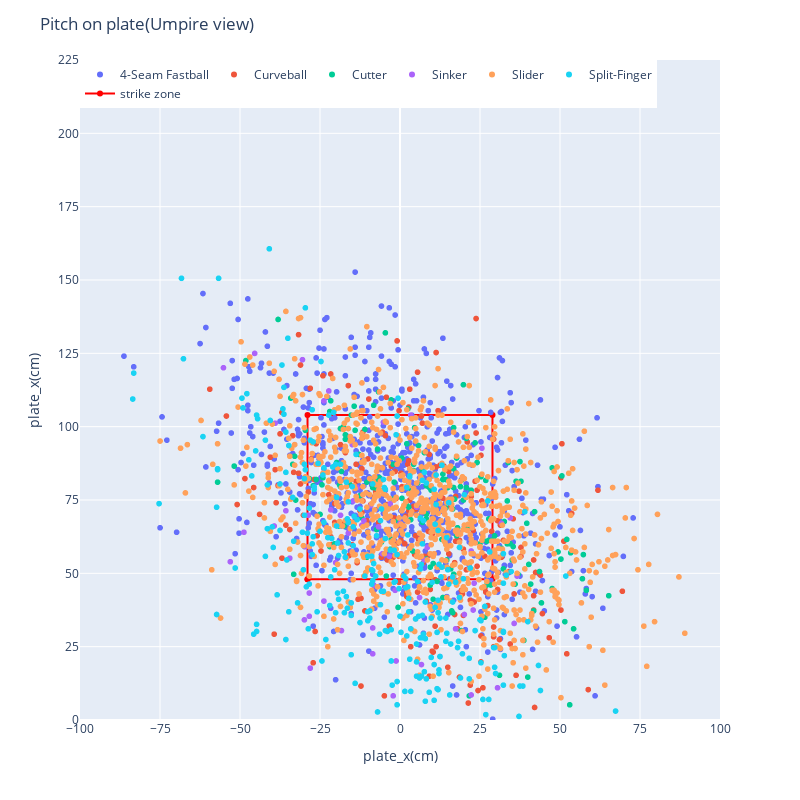

The notebook cell saved with this chart:
### Code cell
# 早速可視化してみる

_fig = plate(df)
_fig.show()

### Figure 1 — Plotly figure (JSON) as saved in the notebook; plotly's stock layout.template omitted (floating-point values rounded to 4 significant figures; data arrays with more than 128 entries replaced by an {"elided": "..."} marker saying what was removed)
{"data": [{"customdata": {"elided": "709x10 mixed values"}, "hovertemplate": "<b>%{hovertext}</b><br><br>pitch_name=%{customdata[4]}<br>plate_x_cm=%{x}<br>plate_z_cm=%{y}<br>game_date=%{customdata[0]}<br>batter_name=%{customdata[1]}<br>pitcher_name=%{customdata[2]}<br>effective_speed_kh=%{customdata[3]}<br>hit_distance_sc_m=%{customdata[5]}<br>launch_speed_kh=%{customdata[6]}<br>launch_angle=%{customdata[7]}<br>des=%{customdata[8]}<br>description=%{customdata[9]}<extra></extra>", "hovertext": {"elided": "709 str values"}, "legendgroup": "4-Seam Fastball", "marker": {"color": "#636efa", "symbol": "circle"}, "mode": "markers", "name": "4-Seam Fastball", "showlegend": true, "type": "scattergl", "x": {"elided": "709 float values"}, "xaxis": "x", "y": {"elided": "709 float values"}, "yaxis": "y"}, {"customdata": {"elided": "216x10 mixed values"}, "hovertemplate": "<b>%{hovertext}</b><br><br>pitch_name=%{customdata[4]}<br>plate_x_cm=%{x}<br>plate_z_cm=%{y}<br>game_date=%{customdata[0]}<br>batter_name=%{customdata[1]}<br>pitcher_name=%{customdata[2]}<br>effective_speed_kh=%{customdata[3]}<br>hit_distance_sc_m=%{customdata[5]}<br>launch_speed_kh=%{customdata[6]}<br>launch_angle=%{customdata[7]}<br>des=%{customdata[8]}<br>description=%{customdata[9]}<extra></extra>", "hovertext": {"elided": "216 str values"}, "legendgroup": "Curveball", "marker": {"color": "#EF553B", "symbol": "circle"}, "mode": "markers", "name": "Curveball", "showlegend": true, "type": "scattergl", "x": {"elided": "216 float values"}, "xaxis": "x", "y": {"elided": "216 float values"}, "yaxis": "y"}, {"customdata": {"elided": "177x10 mixed values"}, "hovertemplate": "<b>%{hovertext}</b><br><br>pitch_name=%{customdata[4]}<br>plate_x_cm=%{x}<br>plate_z_cm=%{y}<br>game_date=%{customdata[0]}<br>batter_name=%{customdata[1]}<br>pitcher_name=%{customdata[2]}<br>effective_speed_kh=%{customdata[3]}<br>hit_distance_sc_m=%{customdata[5]}<br>launch_speed_kh=%{customdata[6]}<br>launch_angle=%{customdata[7]}<br>des=%{customdata[8]}<br>description=%{customdata[9]}<extra></extra>", "hovertext": {"elided": "177 str values"}, "legendgroup": "Cutter", "marker": {"color": "#00cc96", "symbol": "circle"}, "mode": "markers", "name": "Cutter", "showlegend": true, "type": "scattergl", "x": {"elided": "177 float values"}, "xaxis": "x", "y": {"elided": "177 float values"}, "yaxis": "y"}, {"customdata": {"elided": "60x10 mixed values"}, "hovertemplate": "<b>%{hovertext}</b><br><br>pitch_name=%{customdata[4]}<br>plate_x_cm=%{x}<br>plate_z_cm=%{y}<br>game_date=%{customdata[0]}<br>batter_name=%{customdata[1]}<br>pitcher_name=%{customdata[2]}<br>effective_speed_kh=%{customdata[3]}<br>hit_distance_sc_m=%{customdata[5]}<br>launch_speed_kh=%{customdata[6]}<br>launch_angle=%{customdata[7]}<br>des=%{customdata[8]}<br>description=%{customdata[9]}<extra></extra>", "hovertext": ["Sinker", "Sinker", "Sinker", "Sinker", "Sinker", "Sinker", "Sinker", "Sinker", "Sinker", "Sinker", "Sinker", "Sinker", "Sinker", "Sinker", "Sinker", "Sinker", "Sinker", "Sinker", "Sinker", "Sinker", "Sinker", "Sinker", "Sinker", "Sinker", "Sinker", "Sinker", "Sinker", "Sinker", "Sinker", "Sinker", "Sinker", "Sinker", "Sinker", "Sinker", "Sinker", "Sinker", "Sinker", "Sinker", "Sinker", "Sinker", "Sinker", "Sinker", "Sinker", "Sinker", "Sinker", "Sinker", "Sinker", "Sinker", "Sinker", "Sinker", "Sinker", "Sinker", "Sinker", "Sinker", "Sinker", "Sinker", "Sinker", "Sinker", "Sinker", "Sinker"], "legendgroup": "Sinker", "marker": {"color": "#ab63fa", "symbol": "circle"}, "mode": "markers", "name": "Sinker", "showlegend": true, "type": "scattergl", "x": [-34.44, 3.35, -18.29, -11.28, -18.59, -14.94, -45.42, -28.35, -22.25, -3.05, -8.53, 17.37, -5.18, -35.66, -55.17, 35.66, 5.18, 6.71, -23.77, -39.01, -20.12, 22.25, -21.64, -11.89, -2.13, 20.12, 22.86, -29.57, -53.04, 30.48, -28.35, -39.32, -14.63, -48.77, 8.53, -23.77, 0, 31.7, 2.74, 22.25, -28.65, -3.35, -9.14, 7.62, -8.23, -5.49, -8.53, -13.41, -1.22, -6.71, -1.52, -29.87, -28.04, -30.48, 34.44, 23.16, 25.6, 6.1, -16.15, 36.58], "xaxis": "x", "y": [55.17, 103.9, 30.48, 67.97, 69.8, 93.88, 125.0, 35.36, 112.2, 73.76, 22.56, 31.09, 101.5, 71.32, 120.1, 32.92, 72.54, 18.9, 108.8, 101.2, 53.64, 8.53, 71.63, 66.45, 8.23, 35.97, 37.49, 59.13, 53.95, 10.97, 43.28, 66.14, 74.68, 64.01, 58.83, 40.54, 67.06, 67.06, 80.47, 57.61, 69.8, 55.78, 73.15, 54.56, 46.02, 56.69, 31.39, 79.25, 20.12, 65.84, 44.2, 34.14, 17.68, 122.8, 68.88, 46.63, 92.66, 41.76, 63.7, 49.07], "yaxis": "y"}, {"customdata": {"elided": "884x10 mixed values"}, "hovertemplate": "<b>%{hovertext}</b><br><br>pitch_name=%{customdata[4]}<br>plate_x_cm=%{x}<br>plate_z_cm=%{y}<br>game_date=%{customdata[0]}<br>batter_name=%{customdata[1]}<br>pitcher_name=%{customdata[2]}<br>effective_speed_kh=%{customdata[3]}<br>hit_distance_sc_m=%{customdata[5]}<br>launch_speed_kh=%{customdata[6]}<br>launch_angle=%{customdata[7]}<br>des=%{customdata[8]}<br>description=%{customdata[9]}<extra></extra>", "hovertext": {"elided": "884 str values"}, "legendgroup": "Slider", "marker": {"color": "#FFA15A", "symbol": "circle"}, "mode": "markers", "name": "Slider", "showlegend": true, "type": "scattergl", "x": {"elided": "884 float values"}, "xaxis": "x", "y": {"elided": "884 float values"}, "yaxis": "y"}, {"customdata": {"elided": "306x10 mixed values"}, "hovertemplate": "<b>%{hovertext}</b><br><br>pitch_name=%{customdata[4]}<br>plate_x_cm=%{x}<br>plate_z_cm=%{y}<br>game_date=%{customdata[0]}<br>batter_name=%{customdata[1]}<br>pitcher_name=%{customdata[2]}<br>effective_speed_kh=%{customdata[3]}<br>hit_distance_sc_m=%{customdata[5]}<br>launch_speed_kh=%{customdata[6]}<br>launch_angle=%{customdata[7]}<br>des=%{customdata[8]}<br>description=%{customdata[9]}<extra></extra>", "hovertext": {"elided": "306 str values"}, "legendgroup": "Split-Finger", "marker": {"color": "#19d3f3", "symbol": "circle"}, "mode": "markers", "name": "Split-Finger", "showlegend": true, "type": "scattergl", "x": {"elided": "306 float values"}, "xaxis": "x", "y": {"elided": "306 float values"}, "yaxis": "y"}, {"line": {"color": "red"}, "name": "strike zone", "type": "scatter", "x": [-28.9, -28.9, 28.9, 28.9, -28.9], "y": [48, 104, 104, 48, 48]}], "layout": {"autosize": false, "height": 800, "legend": {"orientation": "h", "title": {}, "tracegroupgap": 0, "x": 0, "xanchor": "left", "y": 1, "yanchor": "top"}, "margin": {"t": 60}, "title": {"text": "Pitch on plate(Umpire view)"}, "width": 800, "xaxis": {"anchor": "y", "domain": [0, 1], "dtick": 25, "range": [-100, 100], "title": {"text": "plate_x(cm)"}}, "yaxis": {"anchor": "x", "domain": [0, 1], "dtick": 25, "range": [0, 225], "title": {"text": "plate_x(cm)"}}}}
